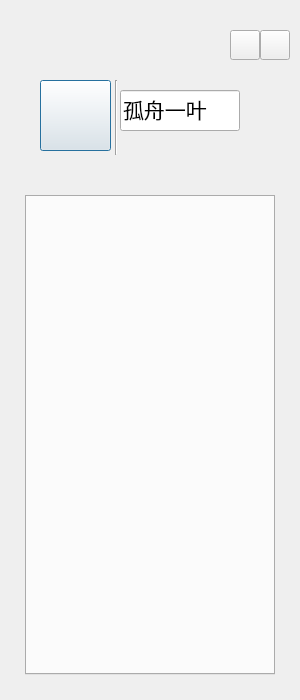
<?xml version="1.0" encoding="UTF-8"?>
<ui version="4.0">
 <class>ChatRoomPanel</class>
 <widget class="QDialog" name="ChatRoomPanel">
  <property name="geometry">
   <rect>
    <x>0</x>
    <y>0</y>
    <width>300</width>
    <height>700</height>
   </rect>
  </property>
  <property name="windowTitle">
   <string>Dialog</string>
  </property>
  <widget class="QWidget" name="widget" native="true">
   <property name="geometry">
    <rect>
     <x>0</x>
     <y>0</y>
     <width>300</width>
     <height>700</height>
    </rect>
   </property>
   <property name="styleSheet">
    <string notr="true">background-image: url(:/bg/chatpanel.png);</string>
   </property>
   <widget class="QTabWidget" name="tabWidget">
    <property name="geometry">
     <rect>
      <x>25</x>
      <y>195</y>
      <width>250</width>
      <height>480</height>
     </rect>
    </property>
    <property name="cursor">
     <cursorShape>PointingHandCursor</cursorShape>
    </property>
    <property name="acceptDrops">
     <bool>false</bool>
    </property>
    <property name="layoutDirection">
     <enum>Qt::LeftToRight</enum>
    </property>
    <property name="autoFillBackground">
     <bool>false</bool>
    </property>
    <property name="styleSheet">
     <string notr="true">background-image: url(:/bg/content.png);</string>
    </property>
    <property name="tabPosition">
     <enum>QTabWidget::North</enum>
    </property>
    <property name="tabShape">
     <enum>QTabWidget::Rounded</enum>
    </property>
    <property name="currentIndex">
     <number>-1</number>
    </property>
    <property name="usesScrollButtons">
     <bool>true</bool>
    </property>
    <property name="documentMode">
     <bool>false</bool>
    </property>
    <property name="tabsClosable">
     <bool>false</bool>
    </property>
    <property name="movable">
     <bool>false</bool>
    </property>
   </widget>
   <widget class="QToolButton" name="CloseWinBtn">
    <property name="geometry">
     <rect>
      <x>260</x>
      <y>30</y>
      <width>30</width>
      <height>30</height>
     </rect>
    </property>
    <property name="font">
     <font>
      <pointsize>14</pointsize>
     </font>
    </property>
    <property name="cursor">
     <cursorShape>PointingHandCursor</cursorShape>
    </property>
    <property name="styleSheet">
     <string notr="true">background-image: url(:/bg/content.png);
border-image: url(:/bg/closeBtn.png);</string>
    </property>
    <property name="text">
     <string/>
    </property>
   </widget>
   <widget class="QPushButton" name="headerImage">
    <property name="geometry">
     <rect>
      <x>40</x>
      <y>80</y>
      <width>71</width>
      <height>71</height>
     </rect>
    </property>
    <property name="cursor">
     <cursorShape>PointingHandCursor</cursorShape>
    </property>
    <property name="styleSheet">
     <string notr="true">background-image: url(null);
border-image: url(:/header/logo.png);</string>
    </property>
    <property name="text">
     <string/>
    </property>
   </widget>
   <widget class="QToolButton" name="MiniButton">
    <property name="geometry">
     <rect>
      <x>230</x>
      <y>30</y>
      <width>30</width>
      <height>30</height>
     </rect>
    </property>
    <property name="font">
     <font>
      <pointsize>14</pointsize>
     </font>
    </property>
    <property name="cursor">
     <cursorShape>PointingHandCursor</cursorShape>
    </property>
    <property name="styleSheet">
     <string notr="true">background-image: url(:/bg/content.png);
border-image: url(:/bg/minBtn.png);</string>
    </property>
    <property name="text">
     <string/>
    </property>
   </widget>
   <widget class="QLineEdit" name="nameLineEdit">
    <property name="geometry">
     <rect>
      <x>120</x>
      <y>90</y>
      <width>120</width>
      <height>41</height>
     </rect>
    </property>
    <property name="font">
     <font>
      <family>微软雅黑</family>
      <pointsize>16</pointsize>
     </font>
    </property>
    <property name="styleSheet">
     <string notr="true">background-image: url(:/bg/content.png);
border-image: url(:/bg/content.png);</string>
    </property>
    <property name="text">
     <string>孤舟一叶</string>
    </property>
    <property name="readOnly">
     <bool>true</bool>
    </property>
   </widget>
   <widget class="Line" name="line">
    <property name="geometry">
     <rect>
      <x>115</x>
      <y>80</y>
      <width>2</width>
      <height>75</height>
     </rect>
    </property>
    <property name="orientation">
     <enum>Qt::Vertical</enum>
    </property>
   </widget>
  </widget>
 </widget>
 <resources/>
 <connections/>
</ui>
